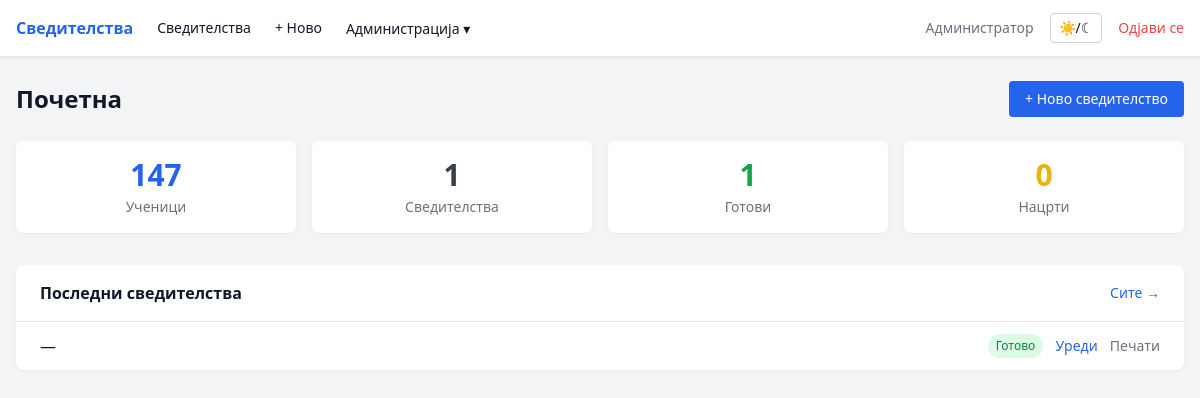
Page / (signed in) on the earlier database version.
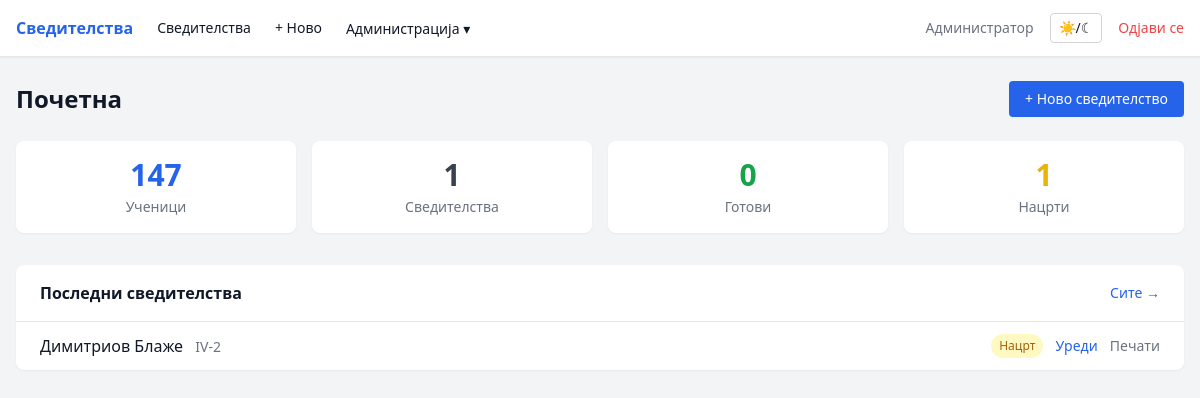
Same page on the later database version.
### tables this page shows
CREATE TABLE certificates (
            id INTEGER PRIMARY KEY AUTOINCREMENT,
            student_id INTEGER,
            student_name TEXT,
            class_id INTEGER,
            school_year TEXT,
            attempt_number TEXT,
            class_year TEXT,
            main_book_number TEXT,
            subjects_grades TEXT DEFAULT '[]',
            behavior TEXT,
            absences_justified TEXT,
            absences_unjustified TEXT,
            completed_year TEXT,
            education_type TEXT,
            area TEXT,
            profile TEXT,
            overall_grade TEXT,
            place TEXT,
            cert_date TEXT,
            del_br TEXT,
            verification_act TEXT,
            verification_date TEXT,
            verification_issued_by TEXT,
            status TEXT NOT NULL DEFAULT 'draft',
            created_by INTEGER,
            created_at TIMESTAMP DEFAULT CURRENT_TIMESTAMP,
            updated_at TIMESTAMP DEFAULT CURRENT_TIMESTAMP, parent_name TEXT, birth_date TEXT, birth_place TEXT, birth_municipality TEXT, birth_country TEXT, citizenship TEXT, completed_year_top TEXT, main_book_year TEXT,
            FOREIGN KEY (student_id) REFERENCES students(id),
            FOREIGN KEY (class_id) REFERENCES classes(id),
            FOREIGN KEY (created_by) REFERENCES users(id)
        );

CREATE TABLE classes (
            id INTEGER PRIMARY KEY AUTOINCREMENT,
            name TEXT UNIQUE NOT NULL
        );

### app.py (the view)
@app.route('/')
@login_required
def dashboard():
    classes = db.get_user_classes(current_user.id, current_user.role)
    recent = db.get_certificates(current_user.id, current_user.role)[:10]
    stats = db.get_stats() if current_user.role == 'admin' else None
    return render_template('dashboard.html', classes=classes, recent=recent, stats=stats)

### app.py (called while the page is built)
@login_manager.user_loader
def load_user(user_id):
    return db.get_user_by_id(user_id)

### database.py (called while the page is built)
def get_db():
    conn = sqlite3.connect(DB_PATH)
    conn.row_factory = sqlite3.Row
    conn.execute('PRAGMA foreign_keys = ON')
    return conn

def get_user_by_id(user_id):
    conn = get_db()
    row = conn.execute('SELECT * FROM users WHERE id = ?', (user_id,)).fetchone()
    conn.close()
    return User(row['id'], row['username'], row['role'], row['full_name']) if row else None

def get_user_classes(user_id, role):
    conn = get_db()
    if role == 'admin':
        rows = conn.execute('SELECT * FROM classes ORDER BY name').fetchall()
    else:
        rows = conn.execute('''
            SELECT c.* FROM classes c
            JOIN user_classes uc ON c.id = uc.class_id
            WHERE uc.user_id = ? ORDER BY c.name
        ''', (user_id,)).fetchall()
    conn.close()
    return [dict(r) for r in rows]

### templates/dashboard.html (shortened to what this page needs)
{% extends 'base.html' %}
{% block content %}
<div class="mb-6 flex items-center justify-between">
    <h1 class="text-2xl font-bold">Почетна</h1>
    <a href="{{ url_for('certificate_new') }}"
        class="px-4 py-2 bg-blue-600 hover:bg-blue-700 text-white rounded text-sm font-medium transition">
        + Ново сведителство
    </a>
</div>
{% if stats %}
<div class="grid grid-cols-2 md:grid-cols-4 gap-4 mb-8">
    <div class="bg-white dark:bg-gray-800 rounded-lg p-4 shadow-sm text-center">
        <div class="text-3xl font-bold text-blue-600">{{ stats.students }}</div>
        <div class="text-sm text-gray-500 dark:text-gray-400 mt-1">Ученици</div>
    </div>
    <div class="bg-white dark:bg-gray-800 rounded-lg p-4 shadow-sm text-center">
        <div class="text-3xl font-bold text-gray-700 dark:text-gray-200">{{ stats.certificates }}</div>
        <div class="text-sm text-gray-500 dark:text-gray-400 mt-1">Сведителства</div>
    </div>
    <div class="bg-white dark:bg-gray-800 rounded-lg p-4 shadow-sm text-center">
        <div class="text-3xl font-bold text-green-600">{{ stats.ready }}</div>
        <div class="text-sm text-gray-500 dark:text-gray-400 mt-1">Готови</div>
    </div>
    <div class="bg-white dark:bg-gray-800 rounded-lg p-4 shadow-sm text-center">
        <div class="text-3xl font-bold text-yellow-500">{{ stats.draft }}</div>
        <div class="text-sm text-gray-500 dark:text-gray-400 mt-1">Нацрти</div>
    </div>
</div>
{% endif %}
<div class="bg-white dark:bg-gray-800 rounded-lg shadow-sm">
    <div class="px-6 py-4 border-b border-gray-200 dark:border-gray-700 flex items-center justify-between">
        <h2 class="font-semibold">Последни сведителства</h2>
        <a href="{{ url_for('certificates_list') }}" class="text-sm text-blue-600 dark:text-blue-400 hover:underline">Сите →</a>
    </div>
    {% if recent %}
    <div class="divide-y divide-gray-100 dark:divide-gray-700">
        {% for cert in recent %}
        <div class="px-6 py-3 flex items-center justify-between">
            <div>
                <span class="font-medium">{{ cert.student_name or '—' }}</span>
                <span class="text-sm text-gray-500 dark:text-gray-400 ml-2">{{ cert.class_name or '' }}</span>
            </div>
            <div class="flex items-center gap-3">
                <span class="text-xs px-2 py-1 rounded-full
                    {% if cert.status == 'ready' %}bg-green-100 text-green-700 dark:bg-green-900 dark:text-green-300
                    {% else %}bg-yellow-100 text-yellow-700 dark:bg-yellow-900 dark:text-yellow-300{% endif %}">
                    {{ 'Готово' if cert.status == 'ready' else 'Нацрт' }}
                </span>
                <a href="{{ url_for('certificate_edit', cert_id=cert.id) }}" class="text-sm text-blue-600 dark:text-blue-400 hover:underline">Уреди</a>
                <a href="{{ url_for('certificate_print', cert_id=cert.id) }}" class="text-sm text-gray-500 hover:text-gray-700 dark:hover:text-gray-300">Печати</a>
            </div>
        </div>
        {% endfor %}
    </div>
    {% else %}
    <div class="px-6 py-8 text-center text-gray-400">
        Нема сведителства. <a href="{{ url_for('certificate_new') }}" class="text-blue-600 dark:text-blue-400 hover:underline">Креирај prvo.</a>
    </div>
    {% endif %}
</div>
{% endblock %}

Differences in the rows shown:
changed certificates: student_name "—" → "Димитриов Блаже"; name (not shown) → "IV-2"; status "Готово" → "Нацрт"
Other differences:
{{ stats.ready }}: "1" → "0"
{{ stats.draft }}: "0" → "1"
